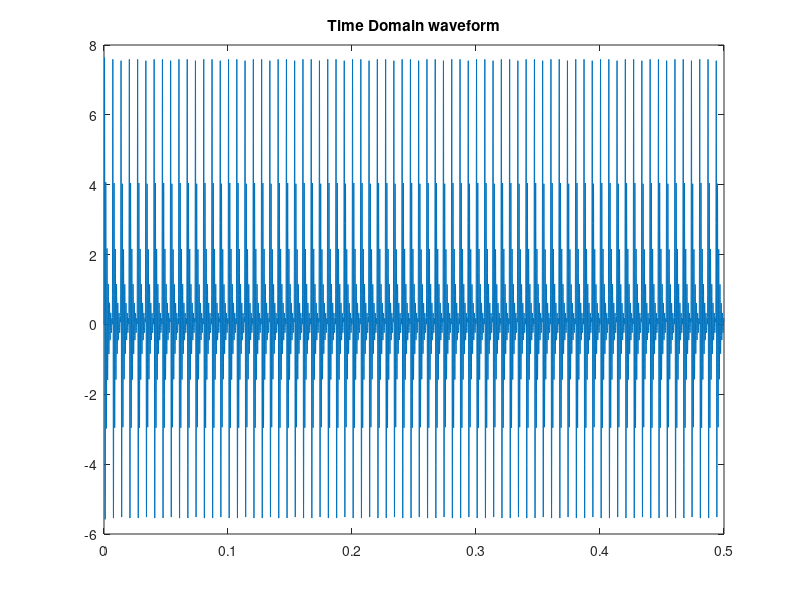

Source code (MATLAB):
format longg;
format compact;
clc;	% Clear command window.
workspace;
close all;
fs = 16e3;
b1 =200 ;
f1 = 1e3;
f0 = 150;
T = 1/fs;
r =exp(-pi*b1*T);
theta = 2*pi*f1*T;
%%%% triangular pulse
triang = bartlett(9);
n = fs/f0;
imp=zeros(1,8000);
for i= 1:n:8000
    imp(uint16(i):uint16(i)+8)= triang;
end

y(1)=imp(1);
y(2)=(r*exp(1i*theta)+r*exp(-1i*theta))*y(1)+imp(2);
%%%Different equation
for k=3:8000
   y(k)=-r*r*y(k-2)+(r*exp(1i*theta)+r*exp(-1i*theta))*y(k-1)+imp(k);
end
%audiowrite('a.wav',y,fs);
x = 0 : length(y)-1;
plot(x/16000,y);
title('Time Domain waveform');